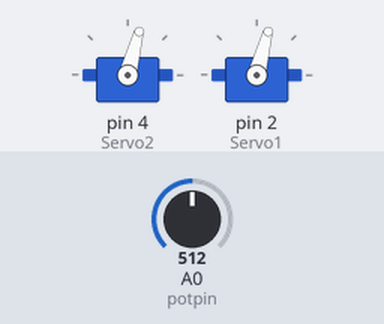
The sketch below on a simulated Arduino Uno, built with avr-gcc and run on an emulated ATmega328P. Parts: 2 × servo. The test bench sets the inputs (shaded band); at power-on: A0 (potpin) = 512.

Above: at 1.2 s.
1.3 s: A0 (potpin) set to 716
At 1.7 s:
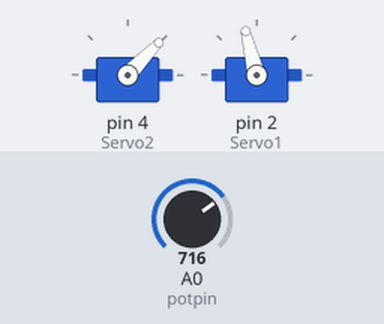
2.8 s: A0 (potpin) set to 900
At 3.8 s:
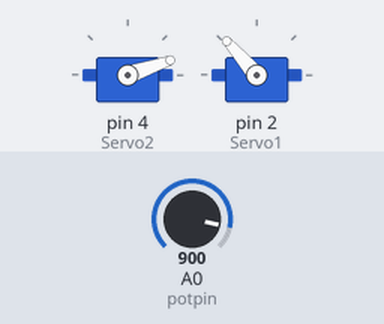
4.3 s: A0 (potpin) set to 1023
At 5.2 s:
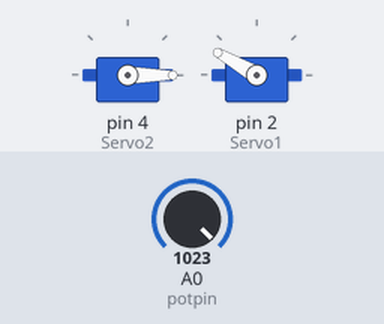
5.8 s: A0 (potpin) set to 511
At 6.1 s:
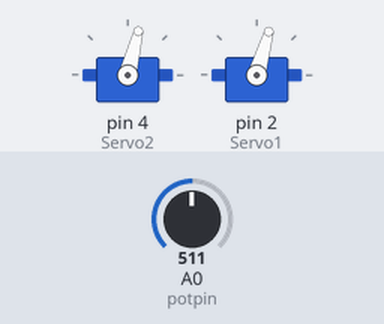
7.3 s: A0 (potpin) set to 306
At 8.7 s:
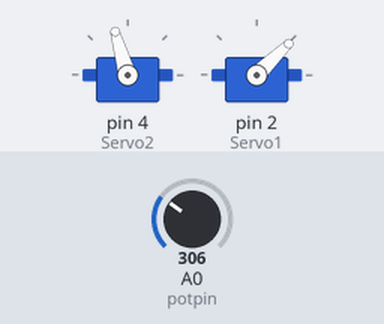
Timing chart, 0 to 9.8 s (numbered marks = the images above; inputs shaded):
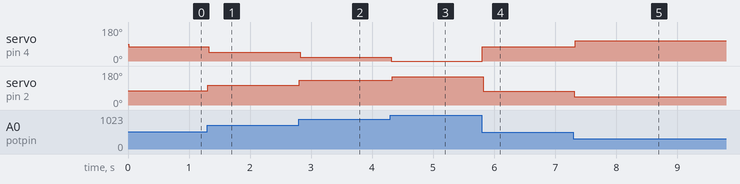

Measured:
- after the input at 1.3 s, servo on pin 4 (Servo2): 75° → 46° at once; servo on pin 2 (Servo1): 75° → 104° at once
- after the input at 2.8 s, servo on pin 4 (Servo2): 46° → 19° at once; servo on pin 2 (Servo1): 104° → 131° at once
- after the input at 4.3 s, servo on pin 4 (Servo2): 19° → 0° at once; servo on pin 2 (Servo1): 131° → 150° at once
- after the input at 5.8 s, servo on pin 4 (Servo2): 0° → 76° at once; servo on pin 2 (Servo1): 150° → 74° at once
- after the input at 7.3 s, servo on pin 4 (Servo2): 76° → 106° at once; servo on pin 2 (Servo1): 74° → 44° at once

The sketch:

servo.ino
```cpp
#include <Servo.h>
int potpin = 0;

int val;
Servo Servo1;
Servo Servo2;


void setup () {
  Servo2.attach (4);
  Servo1.attach (2);
}
void loop () {

val = analogRead (potpin);
val = map (val, 0, 1023, 0, 150);
Servo1.write (val);
delay (15);

val = analogRead (potpin);
val= map (val, 0, 1023, 150, 0);
Servo2.write (val);
delay (15);


}
```
